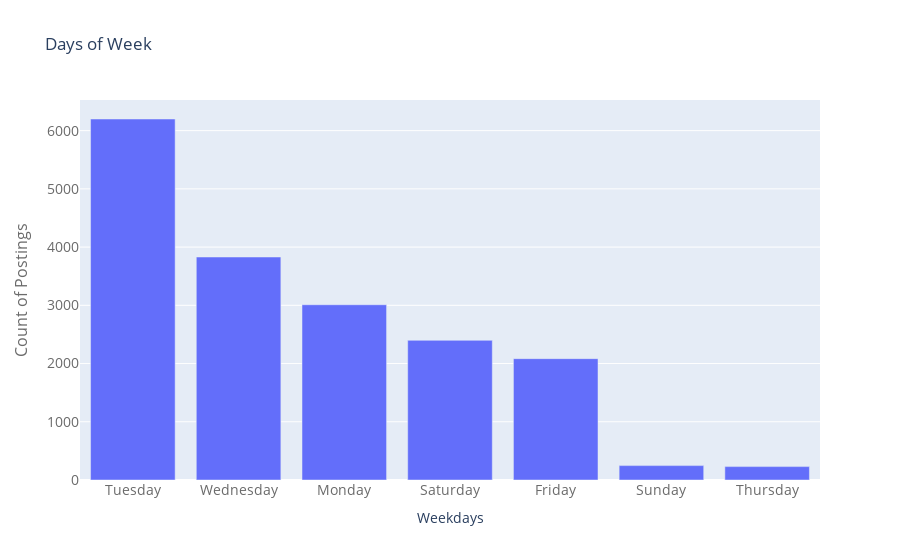

The notebook cell saved with this chart:
### Code cell
temp = data["Day_of_Week"].value_counts().head(20)
trace = go.Bar(
    x = temp.index,
    y = temp.values,
)

layout = go.Layout(
    title = "Days of Week",
    xaxis=dict(
        title='Weekdays',
        tickfont=dict(
            size=14,
            color='rgb(107, 107, 107)'
        )
    ),
    yaxis=dict(
        title='Count of Postings',
        titlefont=dict(
            size=16,
            color='rgb(107, 107, 107)'
        ),
        tickfont=dict(
            size=14,
            color='rgb(107, 107, 107)'
        )
)
)
fig = go.Figure(data=[trace], layout=layout)
py.iplot(fig)

### Figure 1 — Plotly figure (JSON) as saved in the notebook; plotly's stock layout.template omitted (floating-point values rounded to 4 significant figures)
{"data": [{"type": "bar", "x": ["Tuesday", "Wednesday", "Monday", "Saturday", "Friday", "Sunday", "Thursday"], "y": [6200, 3830, 3010, 2399, 2084, 247, 230]}], "layout": {"title": {"text": "Days of Week"}, "xaxis": {"tickfont": {"color": "rgb(107, 107, 107)", "size": 14}, "title": {"text": "Weekdays"}}, "yaxis": {"tickfont": {"color": "rgb(107, 107, 107)", "size": 14}, "title": {"font": {"color": "rgb(107, 107, 107)", "size": 16}, "text": "Count of Postings"}}}}
